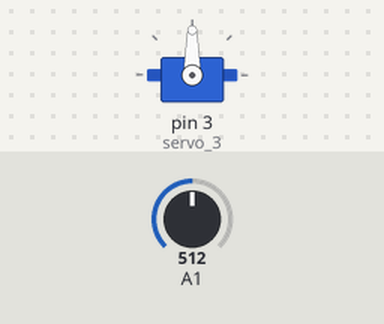
The sketch below on a simulated Arduino Uno, built with avr-gcc and run on an emulated ATmega328P. Shown: servo. The inputs (shaded band) are chosen by the test bench; at power-on: A1 = 512.

Above: at 1.2 s.
1.3 s: A1 set to 716
At 1.6 s:
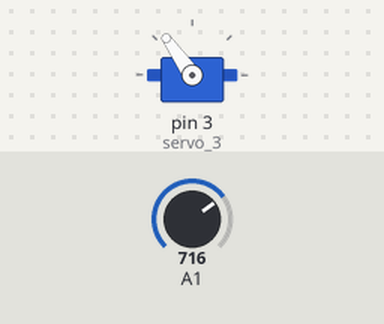
2.8 s: A1 set to 900
At 3.7 s:
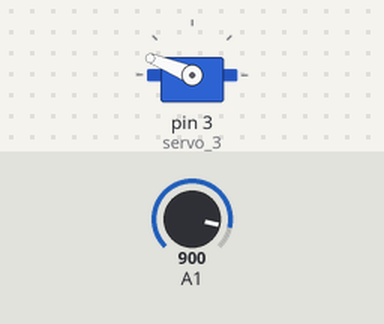
4.3 s: A1 set to 1023
At 5.0 s:
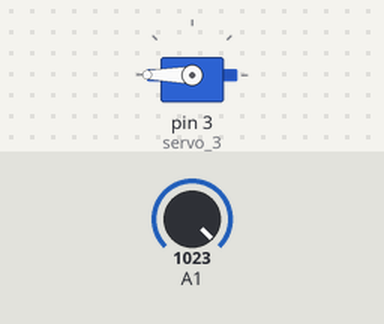
5.8 s: A1 set to 306
At 6.3 s:
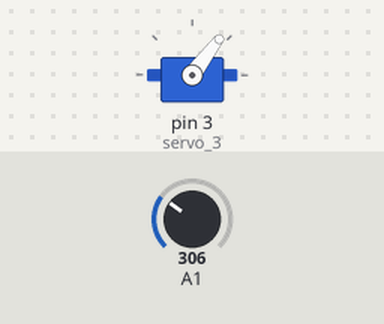
7.3 s: A1 set to 122
At 8.4 s:
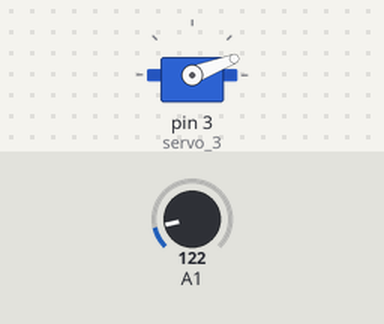
Timing chart, 0 to 9.8 s (numbered marks = the images above; inputs shaded):
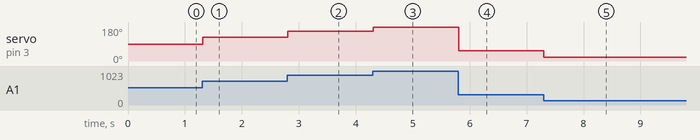

The sketch:

servo_motor1_C++_Code.ino
```cpp
// C++ code
//
#include <Servo.h>

int potentiometerValue = 0;

int output = 0;

Servo servo_3;

void setup()
{
  pinMode(A1, INPUT);
  servo_3.attach(3, 500, 2500);
}

void loop()
{
  potentiometerValue = analogRead(A1);
  output = map(potentiometerValue, 0, 1023, 0, 180);
  servo_3.write(output);
  delay(10); // Delay a little bit to improve simulation performance
}
```

Measured:
- after the input at 1.3 s, servo on pin 3 (servo_3): 90° → 125° at once
- after the input at 2.8 s, servo on pin 3 (servo_3): 125° → 158° at once
- after the input at 4.3 s, servo on pin 3 (servo_3): 158° → 180° at once
- after the input at 5.8 s, servo on pin 3 (servo_3): 180° → 53° at once
- after the input at 7.3 s, servo on pin 3 (servo_3): 53° → 21° at once
